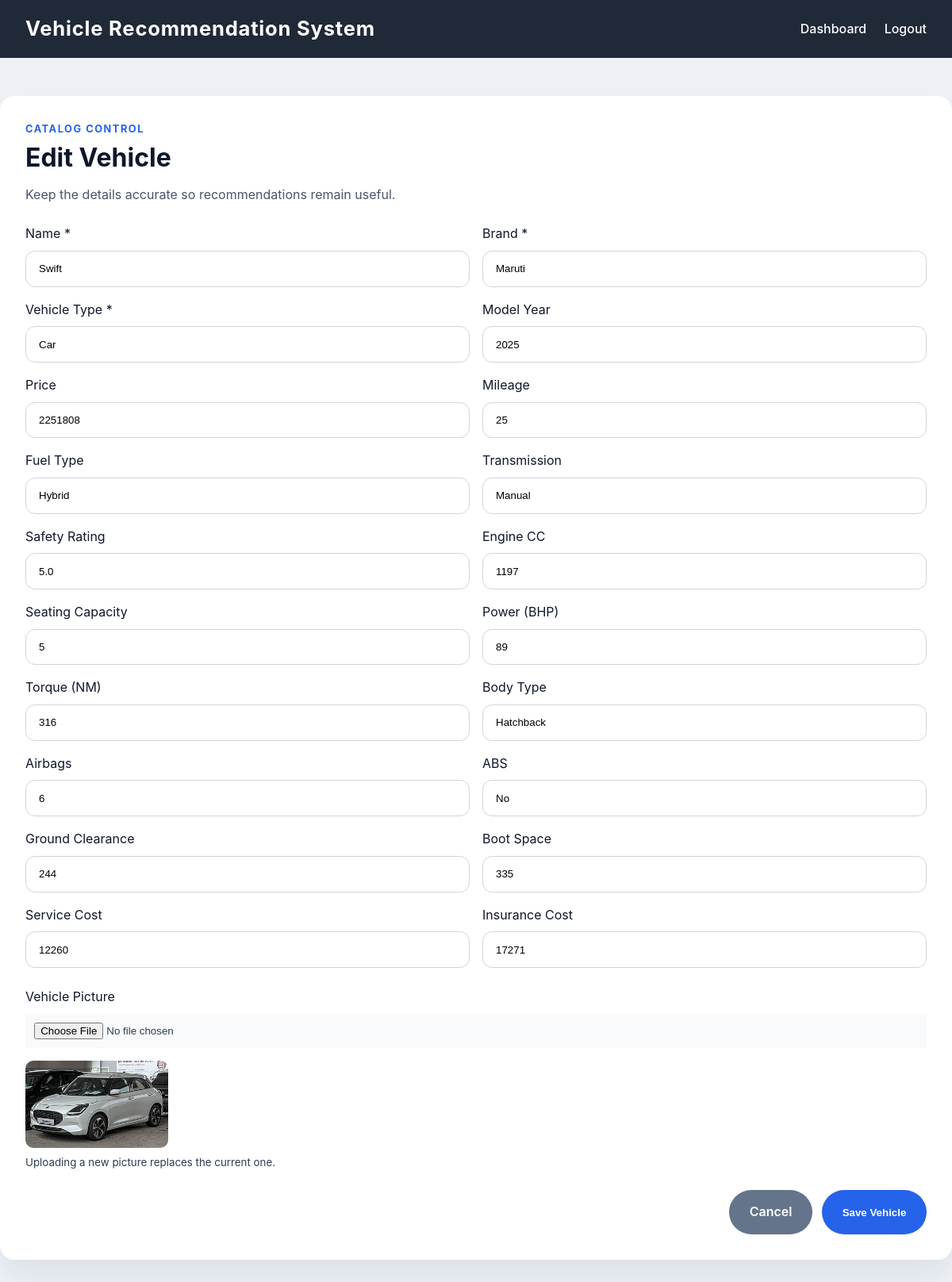
The page /admin/vehicles/1043/edit (signed in) on the database its author committed.
### tables this page shows
CREATE TABLE vehicles (
            vehicle_id INTEGER PRIMARY KEY AUTOINCREMENT,
            name TEXT NOT NULL,
            brand TEXT NOT NULL,
            type TEXT NOT NULL,
            model_year INTEGER,
            price INTEGER,
            mileage INTEGER,
            fuel_type TEXT,
            transmission TEXT,
            safety_rating REAL,
            engine_cc INTEGER,
            seating_capacity INTEGER,
            power_bhp INTEGER,
            torque_nm INTEGER,
            body_type TEXT,
            airbags INTEGER,
            abs TEXT,
            ground_clearance INTEGER,
            boot_space INTEGER,
            service_cost INTEGER,
            insurance_cost INTEGER
        , image_path TEXT);

### app.py (the view, shortened to what this page needs)
@app.route('/admin/vehicles/<int:vehicle_id>/edit', methods=['GET', 'POST'])
@admin_required
def edit_vehicle(vehicle_id):
    conn = get_db_connection()
    vehicle = conn.execute('SELECT * FROM vehicles WHERE vehicle_id = ?', (vehicle_id,)).fetchone()
    if vehicle is None:
        conn.close()
        flash('Vehicle not found')
        return redirect(url_for('admin_dashboard'))
    conn.close()
    return render_template('vehicle_form.html', vehicle=vehicle, fields=VEHICLE_FIELDS, title='Edit Vehicle')

### app.py (called while the page is built)
def vehicle_image_url(image_path):
    if not image_path:
        return None
    if image_path.startswith(('http://', 'https://')):
        return image_path
    return url_for('static', filename=image_path)

def get_db_connection():
    conn = sqlite3.connect(DATABASE)
    conn.row_factory = sqlite3.Row
    return conn

def admin_required(view):
    @wraps(view)
    def wrapped_view(*args, **kwargs):
        if not session.get('is_admin'):
            return redirect(url_for('admin_login', next=request.path))
        return view(*args, **kwargs)
    return wrapped_view

### templates/vehicle_form.html (shortened to what this page needs)
<!DOCTYPE html>
<html lang="en">
<head>
    <link rel="stylesheet" href="{{ url_for('static', filename='css/style.css') }}">
</head>
<body>
    <nav><div class="navbar"><h1>Vehicle Recommendation System</h1><ul><li><a href="{{ url_for('admin_dashboard') }}">Dashboard</a></li><li><a href="{{ url_for('admin_logout') }}">Logout</a></li></ul></div></nav>
    <main><section class="admin-page"><div class="container form-container">
        <div class="section-header"><p class="eyebrow">Catalog control</p><h2>{{ title }}</h2><p>Keep the details accurate so recommendations remain useful.</p></div>
        <form method="POST" enctype="multipart/form-data" class="vehicle-form"><div class="form-grid">
            {% for field, label, input_type, required in fields %}<div class="form-group"><label for="{{ field }}">{{ label }}{% if required %} *{% endif %}</label><input type="{{ input_type }}" id="{{ field }}" name="{{ field }}" value="{{ vehicle[field] if vehicle[field] is defined and vehicle[field] is not none else '' }}"{% if input_type == 'number' and field == 'safety_rating' %} step="0.1"{% endif %}{% if required %} required{% endif %}></div>{% endfor %}
        </div><div class="image-upload form-group"><label for="image">Vehicle Picture</label><input type="file" id="image" name="image" accept=".jpg,.jpeg,.png,.webp,.gif">{% if vehicle['image_path'] is defined and vehicle['image_path'] %}<img class="form-image-preview" src="{{ vehicle_image_url(vehicle['image_path']) }}" alt="Current vehicle picture"><small>Uploading a new picture replaces the current one.</small>{% endif %}</div><div class="form-actions"><a class="btn btn-muted" href="{{ url_for('admin_dashboard') }}">Cancel</a><button type="submit" class="btn btn-primary">Save Vehicle</button></div></form>
    </div></section></main>
</body>
</html>

### static/css/style.css (style rules this page uses)
* { margin: 0; padding: 0; box-sizing: border-box; }
body { font-family: 'Inter', Arial, sans-serif; background-color: #eef2f7; color: #2c3e50; line-height: 1.6; }
a { color: inherit; }
.navbar { background-color: #1f2937; color: white; padding: 1rem 2rem; display: flex; justify-content: space-between; align-items: center; flex-wrap: wrap; }
.navbar h1 { font-size: 1.6rem; letter-spacing: 0.03em; }
.navbar ul { list-style: none; display: flex; gap: 1.4rem; flex-wrap: wrap; }
.navbar a { color: white; text-decoration: none; font-weight: 500; transition: color 0.3s ease; }
.form-grid { display: grid; grid-template-columns: repeat(2, minmax(0, 1fr)); gap: 1rem; }
.form-group { display: flex; flex-direction: column; gap: 0.5rem; }
.form-group label, .section-header h2, .section-header p, .filter-summary div, .auth-container h2, .auth-container p { color: #0f172a; }
input[type="number"], input[type="text"], input[type="email"], input[type="password"], select { padding: 0.9rem 1rem; border: 1px solid #d1d5db; border-radius: 12px; transition: border-color 0.2s ease; }
button, .btn { padding: 0.95rem 1.6rem; background-color: #2563eb; color: white; border: none; border-radius: 9999px; cursor: pointer; font-weight: 600; transition: background-color 0.25s ease, transform 0.25s ease; }
.container { max-width: 1200px; margin: 2rem auto; padding: 0 1rem; }
.section-header { margin-bottom: 1.5rem; }
.section-header h2 { font-size: 2rem; margin-bottom: 0.5rem; }
.section-header p { color: #475569; }
.image-upload { margin-top: 1.5rem; }
.image-upload input[type="file"] { padding: 0.7rem; background: #f8fafc; }
.form-image-preview { width: 180px; height: 110px; object-fit: cover; border-radius: 10px; margin-top: 0.5rem; }
.admin-page { padding: 1rem 0; }
.admin-header h2, .form-container h2 { color: #0f172a; font-size: 2rem; }
.admin-header p, .form-container .section-header p { color: #475569; }
.eyebrow { color: #2563eb !important; font-size: 0.8rem; font-weight: 700; letter-spacing: 0.12em; text-transform: uppercase; }
.btn-muted { background: #64748b; text-decoration: none; }
.form-container { background: white; border-radius: 18px; box-shadow: 0 20px 40px rgba(15, 23, 42, 0.08); padding: 2rem; }
.vehicle-form { margin-top: 1.5rem; }
.form-actions { display: flex; justify-content: flex-end; gap: 0.75rem; margin-top: 1.5rem; }

### rows shown on the page
vehicles: name "Swift" "Maruti" "Car" "2025" "2251808" "25" "Hybrid" "Manual" "5.0" "1197" "5" "89" "316" "Hatchback" "6" "No" "244" "335" "12260" "17271", image_path (picture)

### other values the page prints
{{ title }} "Edit Vehicle"
{{ label }} "Name" "Brand" "Vehicle Type" "Model Year" "Price" "Mileage" "Fuel Type" "Transmission" "Safety Rating" "Engine CC" "Seating Capacity" "Power (BHP)" "Torque (NM)" "Body Type" "Airbags" "ABS" "Ground Clearance" "Boot Space" "Service Cost" "Insurance Cost"
